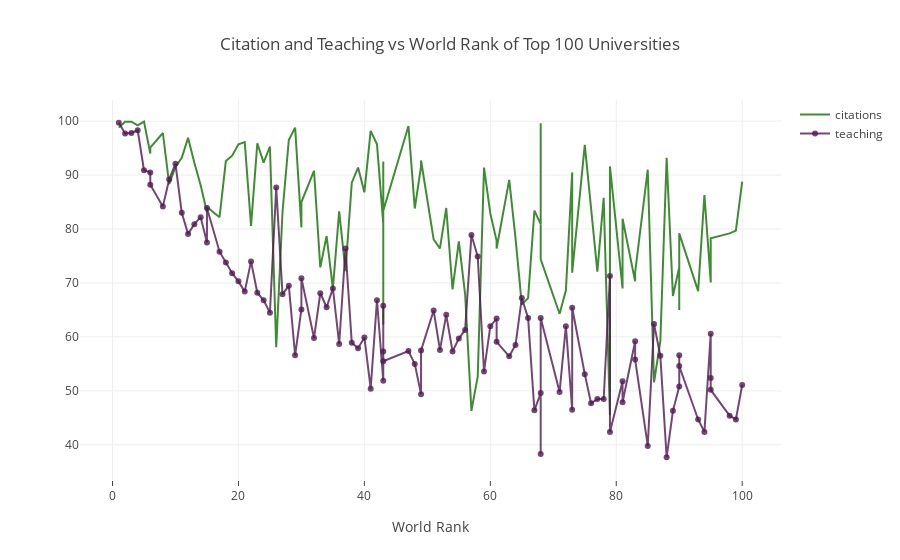

Notebook source saved alongside this figure:
### Markdown cell above
## Line Charts

### Code cell
configure_plotly_browser_state() # add this line to see plotly plots in Colab

# prepare data frame
df = timesData.iloc[:100,:]

# import graph objects as "go"
import plotly.graph_objs as go

# Creating trace1
trace1 = go.Scatter(
                    x = df.world_rank,
                    y = df.citations,
                    mode = "lines",
                    name = "citations",
                    marker = dict(color = 'rgba(16, 112, 2, 0.8)'),
                    text= df.university_name)
# Creating trace2
trace2 = go.Scatter(
                    x = df.world_rank,
                    y = df.teaching,
                    mode = "lines+markers",
                    name = "teaching",
                    marker = dict(color = 'rgba(80, 26, 80, 0.8)'),
                    text= df.university_name)
data = [trace1, trace2]
layout = dict(title = 'Citation and Teaching vs World Rank of Top 100 Universities',
              xaxis= dict(title= 'World Rank',ticklen= 5,zeroline= False)
             )
fig = dict(data = data, layout = layout)
iplot(fig)

### Figure 1 — Plotly figure (JSON) as saved in the notebook; plotly's stock layout.template omitted (floating-point values rounded to 4 significant figures)
{"data": [{"uid": "ff143827-f8a3-4f10-8161-0f752a10a91b", "text": ["Harvard University", "California Institute of Technology", "Massachusetts Institute of Technology", "Stanford University", "Princeton University", "University of Cambridge", "University of Oxford", "University of California, Berkeley", "Imperial College London", "Yale University", "University of California, Los Angeles", "University of Chicago", "Johns Hopkins University", "Cornell University", "ETH Zurich – Swiss Federal Institute of Technology Zurich", "University of Michigan", "University of Toronto", "Columbia University", "University of Pennsylvania", "Carnegie Mellon University", "University of Hong Kong", "University College London", "University of Washington", "Duke University", "Northwestern University", "University of Tokyo", "Georgia Institute of Technology", "Pohang University of Science and Technology", "University of California, Santa Barbara", "University of British Columbia", "University of North Carolina at Chapel Hill", "University of California, San Diego", "University of Illinois at Urbana-Champaign", "National University of Singapore", "McGill University", "University of Melbourne", "Peking University", "Washington University in St Louis", "École Polytechnique", "University of Edinburgh", "Hong Kong University of Science and Technology", "École Normale Supérieure", "Australian National University", "Karolinska Institute", "University of Göttingen", "University of Wisconsin", "Rice University", "École Polytechnique Fédérale de Lausanne", "University of California, Irvine", "University of Science and Technology of China", "Vanderbilt University", "University of Minnesota", "Tufts University", "University of California, Davis", "Brown University", "University of Massachusetts", "Kyoto University", "Tsinghua University", "Boston University", "New York University", "Emory University", "LMU Munich", "University of Notre Dame", "University of Pittsburgh", "Case Western Reserve University", "Ohio State University", "University of Colorado Boulder", "University of Bristol", "University of California, Santa Cruz", "Yeshiva University", "University of Sydney", "University of Virginia", "University of Adelaide", "University of Southern California", "William & Mary", "Trinity College Dublin", "King’s College London", "Stony Brook University", "Korea Advanced Institute of Science and Technology (KAIST)", "University of Sussex", "The University of Queensland", "University of York", "Heidelberg University", "University of Utah", "Durham University", "London School of Economics and Political Science", "University of Manchester", "Royal Holloway, University of London", "Lund University", "University of Southampton", "University of Zurich", "Wake Forest University", "McMaster University", "University College Dublin", "George Washington University", "University of Arizona", "University of Basel", "University of Maryland, College Park", "Dartmouth College", "École Normale Supérieure de Lyon"], "y": [98.8, 99.9, 99.9, 99.2, 99.9, 94, 95.1, 97.8, 88.3, 91.5, 93.2, 96.9, 92.3, 88.1, 83.1, 84.1, 82.2, 92.6, 93.6, 95.7, 96.1, 80.6, 95.9, 92.3, 95.3, 58.1, 83.2, 96.5, 98.8, 80.3, 85, 90.8, 72.9, 78.7, 69, 83.3, 72.2, 88.6, 91.4, 86.8, 98.2, 95.7, 81, 62.3, 92.5, 83.4, 99.1, 83.8, 91.6, 92.7, 78.1, 76.4, 83.9, 68.8, 77.7, 67.9, 46.3, 52.7, 91.4, 82.9, 77.8, 76.4, 89.1, 78.3, 66, 67.2, 83.4, 80.9, 99.6, 74.4, 64.3, 68.6, 90.5, 71.9, 95.6, 84.4, 72.1, 85.8, 45.5, 91.6, 69, 81.9, 70.3, 72, 91, 51.6, 59.2, 93.2, 67.6, 72.9, 65, 79.2, 68.5, 86.3, 70.2, 70.1, 78.3, 79.2, 79.7, 88.8], "mode": "lines", "marker": {"color": "rgba(16, 112, 2, 0.8)"}, "x": ["1", "2", "3", "4", "5", "6", "6", "8", "9", "10", "11", "12", "13", "14", "15", "15", "17", "18", "19", "20", "21", "22", "23", "24", "25", "26", "27", "28", "29", "30", "30", "32", "33", "34", "35", "36", "37", "38", "39", "40", "41", "42", "43", "43", "43", "43", "47", "48", "49", "49", "51", "52", "53", "54", "55", "56", "57", "58", "59", "60", "61", "61", "63", "64", "65", "66", "67", "68", "68", "68", "71", "72", "73", "73", "75", "76", "77", "78", "79", "79", "81", "81", "83", "83", "85", "86", "87", "88", "89", "90", "90", "90", "93", "94", "95", "95", "95", "98", "99", "100"], "type": "scatter", "name": "citations"}, {"uid": "25d15d5a-2b37-4130-9e19-767bd57b654b", "text": ["Harvard University", "California Institute of Technology", "Massachusetts Institute of Technology", "Stanford University", "Princeton University", "University of Cambridge", "University of Oxford", "University of California, Berkeley", "Imperial College London", "Yale University", "University of California, Los Angeles", "University of Chicago", "Johns Hopkins University", "Cornell University", "ETH Zurich – Swiss Federal Institute of Technology Zurich", "University of Michigan", "University of Toronto", "Columbia University", "University of Pennsylvania", "Carnegie Mellon University", "University of Hong Kong", "University College London", "University of Washington", "Duke University", "Northwestern University", "University of Tokyo", "Georgia Institute of Technology", "Pohang University of Science and Technology", "University of California, Santa Barbara", "University of British Columbia", "University of North Carolina at Chapel Hill", "University of California, San Diego", "University of Illinois at Urbana-Champaign", "National University of Singapore", "McGill University", "University of Melbourne", "Peking University", "Washington University in St Louis", "École Polytechnique", "University of Edinburgh", "Hong Kong University of Science and Technology", "École Normale Supérieure", "Australian National University", "Karolinska Institute", "University of Göttingen", "University of Wisconsin", "Rice University", "École Polytechnique Fédérale de Lausanne", "University of California, Irvine", "University of Science and Technology of China", "Vanderbilt University", "University of Minnesota", "Tufts University", "University of California, Davis", "Brown University", "University of Massachusetts", "Kyoto University", "Tsinghua University", "Boston University", "New York University", "Emory University", "LMU Munich", "University of Notre Dame", "University of Pittsburgh", "Case Western Reserve University", "Ohio State University", "University of Colorado Boulder", "University of Bristol", "University of California, Santa Cruz", "Yeshiva University", "University of Sydney", "University of Virginia", "University of Adelaide", "University of Southern California", "William & Mary", "Trinity College Dublin", "King’s College London", "Stony Brook University", "Korea Advanced Institute of Science and Technology (KAIST)", "University of Sussex", "The University of Queensland", "University of York", "Heidelberg University", "University of Utah", "Durham University", "London School of Economics and Political Science", "University of Manchester", "Royal Holloway, University of London", "Lund University", "University of Southampton", "University of Zurich", "Wake Forest University", "McMaster University", "University College Dublin", "George Washington University", "University of Arizona", "University of Basel", "University of Maryland, College Park", "Dartmouth College", "École Normale Supérieure de Lyon"], "y": [99.7, 97.7, 97.8, 98.3, 90.9, 90.5, 88.2, 84.2, 89.2, 92.1, 83, 79.1, 80.9, 82.2, 77.5, 83.9, 75.8, 73.8, 71.8, 70.3, 68.4, 74, 68.2, 66.8, 64.5, 87.7, 67.9, 69.5, 56.6, 65.1, 70.9, 59.8, 68.1, 65.5, 69, 58.7, 76.4, 58.9, 57.9, 59.9, 50.4, 66.8, 51.9, 65.8, 57.3, 55.5, 57.4, 55, 49.4, 57.5, 64.9, 57.6, 64.1, 57.3, 59.7, 61.3, 78.9, 74.9, 53.6, 62, 63.4, 59.1, 56.4, 58.5, 67.2, 63.5, 46.4, 49.6, 38.3, 63.5, 49.8, 62, 46.5, 65.4, 53.1, 47.7, 48.5, 48.5, 71.3, 42.4, 51.8, 47.9, 59.2, 55.8, 39.8, 62.4, 56.5, 37.7, 46.3, 50.8, 56.6, 54.6, 44.7, 42.4, 60.6, 52.4, 50.2, 45.4, 44.7, 51.1], "mode": "lines+markers", "marker": {"color": "rgba(80, 26, 80, 0.8)"}, "x": ["1", "2", "3", "4", "5", "6", "6", "8", "9", "10", "11", "12", "13", "14", "15", "15", "17", "18", "19", "20", "21", "22", "23", "24", "25", "26", "27", "28", "29", "30", "30", "32", "33", "34", "35", "36", "37", "38", "39", "40", "41", "42", "43", "43", "43", "43", "47", "48", "49", "49", "51", "52", "53", "54", "55", "56", "57", "58", "59", "60", "61", "61", "63", "64", "65", "66", "67", "68", "68", "68", "71", "72", "73", "73", "75", "76", "77", "78", "79", "79", "81", "81", "83", "83", "85", "86", "87", "88", "89", "90", "90", "90", "93", "94", "95", "95", "95", "98", "99", "100"], "type": "scatter", "name": "teaching"}], "layout": {"xaxis": {"zeroline": false, "ticklen": 5, "title": {"text": "World Rank"}}, "title": {"text": "Citation and Teaching vs World Rank of Top 100 Universities"}}}
